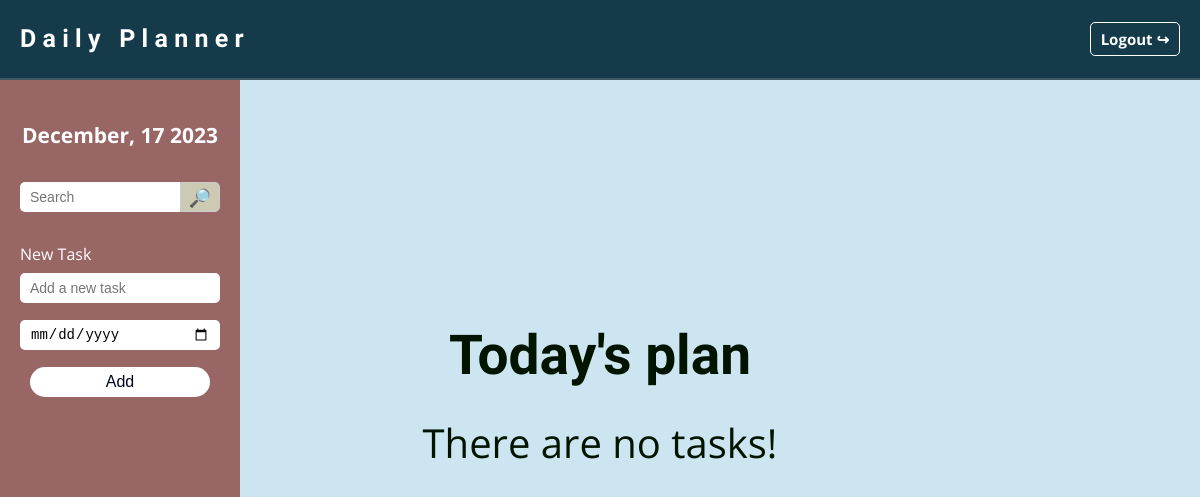
Page / (signed in) on the earlier database version.
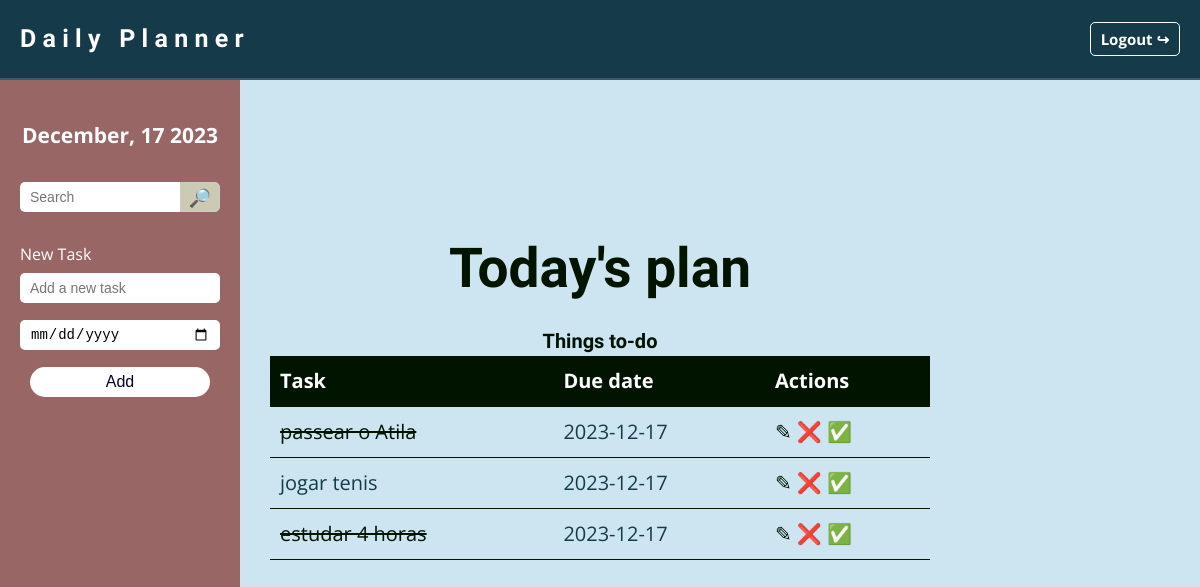
Same page on the later database version.
### website/models.py (models this page shows)
class Todo(db.Model):
    id = db.Column(db.Integer, primary_key=True)
    content = db.Column(db.String(2000), nullable=False)
    completed = db.Column(db.Integer, default=0)
    due_date = db.Column(db.DateTime(timezone=True),  nullable=True)
    date_created = db.Column(db.DateTime(timezone=True), default=func.now())
    date_updated = db.Column(db.DateTime(timezone=True),  nullable=True)
    user_id = db.Column(db.Integer, db.ForeignKey('user.id'))

### website/views.py (the view, shortened to what this page needs)
@views.route('/', methods=['GET', 'POST'])
@login_required
def home():
    today = date.today()
    tasks = Todo.query.filter(db.func.date(Todo.due_date) == today).order_by(Todo.due_date).all()
    current_date = datetime.now()
    formatted_date = current_date.strftime("%B, %d %Y")
    return render_template("index.html", user=current_user, formatted_date=formatted_date, tasks=tasks)

### website/__init__.py (called while the page is built)
def create_app():
    app = Flask(__name__)
    app.config.from_pyfile('config.py')
    app.config['SQLALCHEMY_DATABASE_URI'] = f'sqlite:///{DB_NAME}'
    db.init_app(app)
    from .views import views
    from .auth import auth
    app.register_blueprint(views, url_prefix='/')
    app.register_blueprint(auth, url_prefix='/')
    from .models import User, Todo
    create_database(app)
    login_manager = LoginManager()
    login_manager.login_view = 'auth.login'
    login_manager.init_app(app)
    @login_manager.user_loader
    def load_user(id):
        return User.query.get(int(id))
    return app

### website/templates/index.html
{% extends "main_layout.html" %}
{% block content %}
<aside class="sidebar">
    <header class="sidebar-header">
        <h6>{{ formatted_date }}</h6>
    </header>
    <form method="POST" class="search-form">
        <input type="search" name="search_query" placeholder="Search">
        <button type="submit" class="search-icon" >
                <p>🔎︎</p>
        </button>
    </form>
    <form class="new-task-form" method=POST>
        <label for="">New Task</label>
        <div>
            <input class="task-input" type="text" name="input_content" id="input_content", placeholder="Add a new task">
        </div>
        <div>
            <input class="task-input" type="date" id="input_due_date" name="input_due_date">
        </div>
        <div>
                <button class="btn-add" type="submit">Add</button>
        </div>
    </form>
</aside>
<div class="main-content task-content">
    <div class="task-table">
        <h2 class="solution-heading">Today's plan</h2>
        {% if tasks|length < 1 %}
        <span class="text-no-tasks"> There are no tasks!</span>
        {% else %}
        <table id="tasks-for-today">
            <caption>Things to-do</caption>
            <thead>
                <tr>
                <th>Task</th>
                <th>Due date</th>
                <th>Actions</th>
                </tr>
            </thead>
            <tbody>
            {% for task in tasks %}
                <tr>
                    {% if task.completed == 1 %}
                    <td class="line-done">{{ task.content }}</td>
                    <td> {{ task.due_date.date() }} </td>
                    <td class="actions">
                        <a href="/update/{{task.id}}">✎</a>
                        <a href="/delete/{{task.id}}">❌</a>
                        <a href="/complete/{{task.id}}">✅</a>
                    </td>
                    {% else %}
                    <td>{{ task.content }}</td>
                    <td> {{ task.due_date.date() }} </td>
                    <td class="actions">
                        <a href="/update/{{task.id}}">✎</a>
                        <a href="/delete/{{task.id}}">❌</a>
                        <a href="/complete/{{task.id}}">✅</a>
                    </td>
                    {% endif %}
                </tr>
            </tbody>
        {% endfor %}
        </table>
        {% endif %}
    </div>
</div>
{% endblock %}

### website/templates/main_layout.html (shortened to what this page needs)
<!DOCTYPE html>
<html lang="en">
<head>
    <link rel="stylesheet" href="{{ url_for('static', filename='css/style.css') }}">
</head>
<body>
    <header class="menu">
        <div class="main-content menu-content">
            <h5>
                <a href="/">Daily Planner</a>
            </h5>
            <nav>
                {% if user.is_authenticated %}
                <ul>
                    <li><a href="/logout"> Logout ↪ </a></li>
                </ul>
                {% endif %}
            </nav>
        </div>
    </header>
    <section id="planner" class="main section">
        {% block content %}
        {% endblock %}
    </section>
</body>
</html>

### website/static/css/style.css (style rules this page uses)
:root { --gap: 2rem; }
* { margin: 0; padding: 0; box-sizing: border-box; }
html { font-size: 62.5%; scroll-behavior: smooth; }
body { font-family: 'Open Sans', sans-serif; font-size: 2rem; line-height: 1.5; background-color:#cce5f1; color: #153b4b; }
h1, h2, h3, h4, h5, h6 { color: #153b4b; font-family: "Raleway", Helvetica, sans-serif; font-weight: 700; }
h2 { font-size: 5.5rem; }
h5 { font-size: 4rem; }
h6 { font-size: 3.5rem; }
a { text-decoration: none; }
h6 { font-size: 2em; color: #fff; text-align: center; }
.menu { background-color: #153b4b; border-bottom: solid 0.2rem rgba(160, 160, 160, 0.3); top: 0; left: 0; right: 0; width: 100%; z-index: 1; position: fixed; }
.main-content { max-width: 120rem; margin: 0 auto; padding: var(--gap); }
.menu-content { display: flex; justify-content: space-between; align-items: center; padding-top: 0; padding-bottom: 0; }
.menu h5 { font-family: "Raleway", Helvetica, sans-serif; letter-spacing: 0.25em; font-size: 2.5rem; color: #fff; }
.menu h5 a { color: inherit; text-decoration: none; }
.menu ul { list-style: none; display: flex; }
.menu ul li a { display: block; color: #fff; font-family: 'Open Sans', sans-serif; font-weight: 700; font-size: 1.5rem; position: relative; padding: 5px 10px; background: transparent; text-decoration: none; border-radius: 5px; transition: background-color 0.3s ease; border: 1px solid #fff; }
.section { min-height: 100vh; }
.sidebar { position: fixed; top: 0; left: 0; padding: 120px 10px 30px 10px; display: flex; flex-direction: column; gap: 30px; align-items: center; width: 240px; background-color: #996666; height: 100%; }
.sidebar-header h6 { font-family: 'Open Sans', sans-serif; font-size: 2.1rem; line-height: 1.5; color: #fff; }
.search-form { height: 30px; width: 200px; display: flex; border-radius: 6px; }
.search-form input { height: 100%; width: 160px; border: none; outline: none; padding: 0 10px; border-radius: 5px 0 0 5px; color: #000; font-size: 14px; }
.search-icon { height: 100%; width: 40px; line-height: 30px; text-align: center; background: #cccab3; border: 1px solid #ccc; border-radius: 0 5px 5px 0; cursor: pointer; }
.search-icon p { color: #060606; font-size: 18px; }
.new-task-form { display: flex; flex-direction: column; width: 200px; color: #fff; font-family: 'Open Sans', sans-serif; font-size: 1.6rem; gap: 7px; }
.task-input { width: 200px; height: 30px; border: none; outline: none; padding: 0 10px; border-radius: 5px; color: #000; font-size: 14px; margin-bottom: 10px; }
.btn-add { width: 90%; height: 30px; border-radius: 40px; background-color: #fff; color:#000521; border: none; outline: none; cursor: pointer; font-size: 1em; font-weight: 400; margin: auto; display: block; }
.task-content { max-width: 70rem; min-height: 100vh; display: flex; flex-flow: column wrap; justify-content: center; }
.task-table { overflow: hidden; overflow-y: auto; }
.solution-heading { color: #001400; line-height: 1; margin-bottom: 3rem; text-align: center; }
table { min-width: 360px; width: 100%; border-collapse: collapse; }
table caption { color: #001400; font-family: "Raleway", Helvetica, sans-serif; font-size: 2rem; font-weight: 700; text-align: center; }
table td, table th { white-space: nowrap; padding: 1rem; text-align: left; border-bottom: 1px solid #001400; }
table th { background: #001400; color: #fff; }
.actions a { color: #001400; }
.line-done { text-decoration: line-through; color: #001400; }

Differences in the rows shown:
added Todo: content "passear o Atila", due_date "2023-12-17"
added Todo: content "jogar tenis", due_date "2023-12-17"
added Todo: content "estudar 4 horas", due_date "2023-12-17"
Other differences:
text no longer shown: "There are no tasks!"
text now shown: "Things to-do Task Due date Actions"
